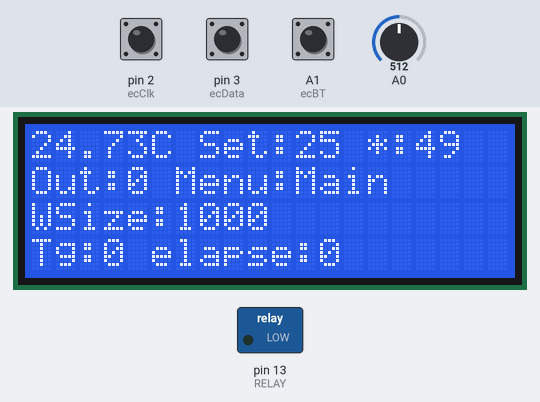
This sketch was run on a simulated Arduino Uno, built with avr-gcc and run on an emulated ATmega328P. Parts: 20×4 character LCD, switched loads named in the sketch (green lamp = pin HIGH). Dashed ring = blinking. Inputs (shaded band) come from the test bench; at power-on: A1 (ecBT) HIGH, A0 = 512, pin 2 (ecClk) HIGH, pin 3 (ecData) HIGH. What the sketch prints to the serial monitor is not drawn.

Above: at 1.6 s.
1.7 s: A1 (ecBT) pulled LOW for 3.2 s
At 5.4 s:
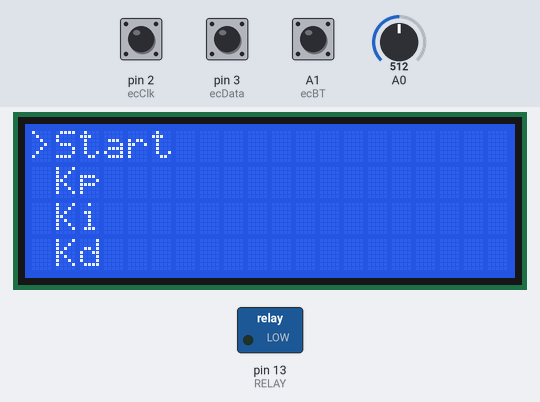
5.5 s: A1 (ecBT) pulled LOW for 1 s
At 6.78 s:
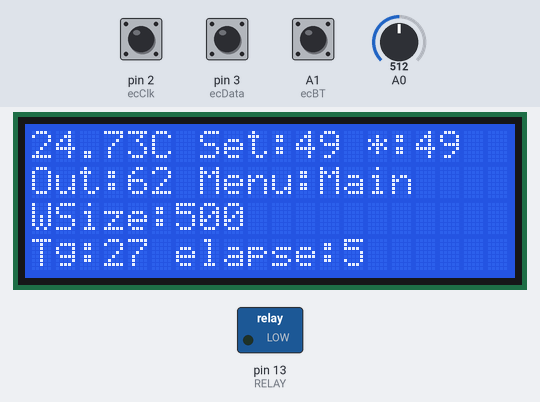
7.1 s: A0 set to 643
At 8.9 s:
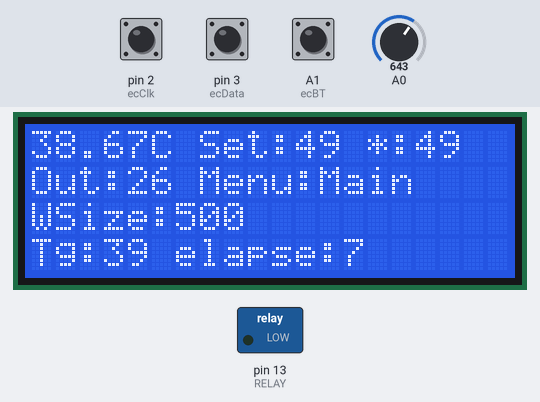
9.0 s: A0 set to 669
At 10.1 s:
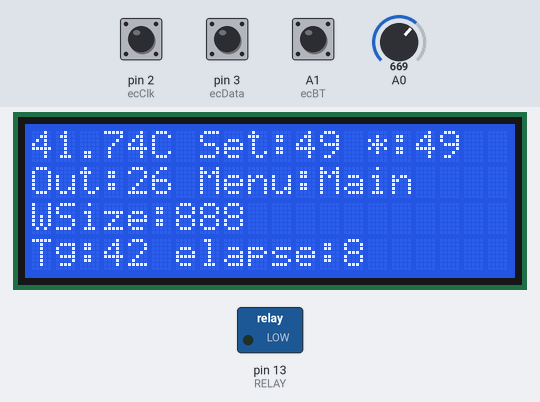
11.0 s: pin 2 (ecClk) pulled LOW for 1 s
At 11.9 s:
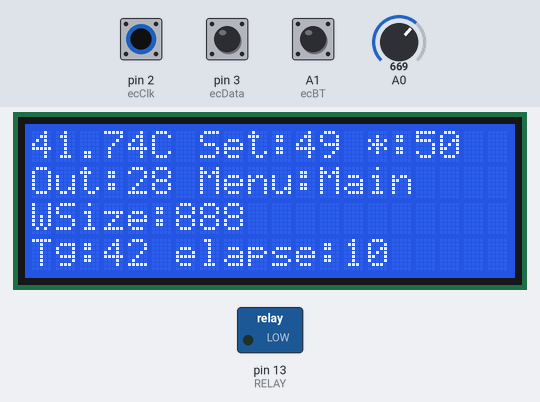
12.6 s: A1 (ecBT) pulled LOW for 0.15 s
At 14.5 s:
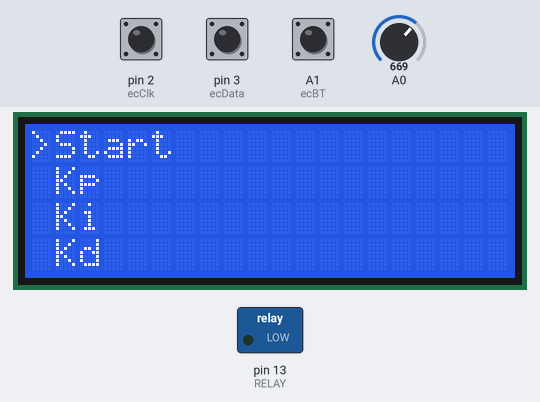
Timing chart, 0 to 16.7 s (numbered marks = the images above; inputs shaded):
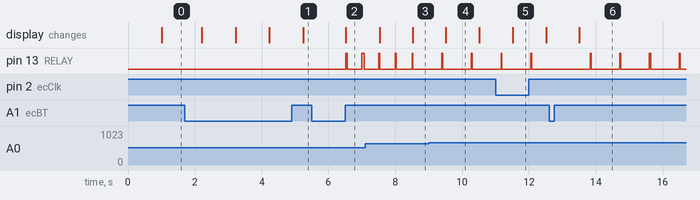

The sketch:

tempPID.ino
```cpp
#include<LiquidCrystal.h>
const int rs = 12, en = 11, d4 = 7, d5 = 6, d6 = 5, d7 = 4;
LiquidCrystal lcd(rs, en, d4, d5, d6, d7);

#define seconds(x) (x * 1000) //x seconds
#define RELAY 13


//Temperature sensor
#define Hotend(x) uint8_t(x)  //x = Anolog 0 ~ 5
int Vo;
float R1 = 10000;
float logR2, R2, T, Tc, Tf;
float c1 = 1.009249522e-03, c2 = 2.378405444e-04, c3 = 2.019202697e-07;

//LCD
#define ecClk 2
#define ecData 3
#define ecBT A1
double lcdDisplayCounter = 0;// ms
bool RefreshLCD = 0;
int m_w;
int ecRotState=1;//encoder A,B pins stop at HIGH
int ecRotLastState;
float ecCounter;
bool ecBtPushed = 0;


//menu
String menu="Main";
String menuPID[]= { "Start", "Kp","Ki", "Kd" ,"WindowSize","SampleTime","BackMain","Back"};
float itemIndex;
String raw[4];

//PID
double Setpoint, Output ,currentTemp;
double Kp=0, Ki=0, Kd=0;
int WindowSize = 1000;
unsigned long windowStartTime;
int SampleTime = 100;
unsigned long lastTime;
double pErr, iErr, dErr, lastErr, temp_dState;
float ecVal;
//float sec = 1000;
float targetPoint, nextTargetTime, period, tempStep=0 ,elapse=0.0;
bool pidRun=0;

void setup() {
  Serial.begin(9600);
  lcd.begin(20, 4);
  pinMode(Hotend(0), INPUT);
  pinMode(RELAY, OUTPUT);
  pinMode(ecBT, INPUT_PULLUP);
  pinMode(ecClk, INPUT_PULLUP);
  pinMode(ecData, INPUT_PULLUP);

  //setPid(50,1.125,160);//45
  setPid(20,1.06,50);//45
  Setpoint = 25;
  ecVal = 50;
  menu = "Main";

  }

void loop(){
  menuSelect(menu);

 // isBtPush();//Reset some values
  double Input = getTemp(Hotend(0));//A0
  currentTemp = Input;

  if (pidRun){
      targetPoint = nextTemperature(currentTemp);

      Compute(targetPoint, Input);

      pidCtrl();
    }

  lcdDisplay();

  }

void menuSelect(String m){
  ecRotState = digitalRead(ecClk);
  if ( ecRotState!=ecRotLastState ){
    if( digitalRead(ecData)!= ecRotState  ){
      ecCounter = 0.5;// Run two times when rotary turned a tick
    }
    else {
      ecCounter = -0.5;
    }

    if ( m == "Main"){ecVal += ecCounter;}
    else if ( m == "menuPID"){itemIndex += ecCounter;}
    else if( m == "Start" ){ecVal += ecCounter;}
    else if ( m == "Kp" ){Kp += ecCounter;}
    else if ( m == "Ki" ){Ki += ecCounter * 0.01;}
    else if( m == "Kd" ){Kd += ecCounter;}
    else if ( m == "WindowSize" ){WindowSize += ecCounter * 100;}
    else if ( m == "SampleTime" ){SampleTime += ecCounter * 10;}
    ecRotLastState = ecRotState;
    if (ecCounter ==1 || ecCounter ==-1 ){ecCounter=0;}
  }


   if (digitalRead(ecBT)==0 && m=="Main"){
      menu = "menuPID";
      delay(500);//ecBT debounce
   }
   //submenu
  if ( m == "menuPID" ){
    uint8_t elements = sizeof(menuPID)/sizeof(menuPID[0]);
    itemIndex =  itemIndex > elements? 0:abs(itemIndex);
    String allItem[elements];
    uint8_t selectedItem;
    //add '>' or space at each item
    for (int i= 0;i<elements;i++){
      if ((int)itemIndex==i){
        allItem[i] = '>' + menuPID[i];
        selectedItem = i;
      }
      else { allItem[i] = ' ' + menuPID[i]; }
      }
     //scroll item
     if ( 0<=selectedItem && selectedItem<=3){
      for(int i = 0;i<4 ;i++){
        raw[i] = allItem[i];
      }
     }
     if ( 4<=selectedItem && selectedItem<=7){
      for(int i = 0;i<4 ;i++){
        raw[i] = allItem[i+4];
      }
     }

  }

   if (digitalRead(ecBT)==0 && m=="menuPID"){
    uint8_t elements = sizeof(menuPID)/sizeof(menuPID[0]);
    for (int i= 0;i<elements;i++){
        //Serial.println(raw[i].charAt(0));
        if ( raw[i][0] == '>'  ){
          menu = raw[i].substring(1);
          Serial.println(menu);
        }
    }
    delay(500);//ecBT debounce
   }
   if (digitalRead(ecBT)==0 && m=="BackMain"){
      menu = "Main";
      delay(500);//ecBT debounce
   }
   if (digitalRead(ecBT)==0 && m=="Back"){
      menu = "menuPID";
      delay(500);//ecBT debounce
   }
   if (digitalRead(ecBT)==0 && m=="Kp"){
      menu = "menuPID";
      delay(500);//ecBT debounce
   }

   if (digitalRead(ecBT)==0 && m=="Ki"){
      menu = "menuPID";
      delay(500);//ecBT debounce
   }
   if (digitalRead(ecBT)==0 && m=="Kd"){
      menu = "menuPID";
      delay(500);//ecBT debounce
   }
  if (digitalRead(ecBT)==0 && m=="WindowSize"){
      menu = "menuPID";
      delay(500);//ecBT debounce
   }
   if (digitalRead(ecBT)==0 && m=="SampleTime"){
      menu = "menuPID";
      delay(500);//ecBT debounce
   }

   if (digitalRead(ecBT)==0 && m=="Start"){
      menu = "Main";
      delay(500);//ecBT debounce    elapse = 0;
      WindowSize = 500; SampleTime = 50;
      tempStep = 3;//3
      pErr=0; iErr=0; dErr=0;
      //getTemp(Hotend(A0))
      targetPoint = getTemp(Hotend(0)) + tempStep;// nextTemperature
      Setpoint = ecVal;
      pidRun = 1;
   }

}


float nextTemperature(float currentTemp){
  if (currentTemp >= targetPoint && currentTemp < Setpoint ){

      targetPoint += tempStep;

      if ( currentTemp + 10 >= Setpoint && WindowSize <1600){
       int w_size =abs(Setpoint-currentTemp)*50;
        WindowSize+=w_size;
        SampleTime+=w_size;
        tempStep=1;
        if (WindowSize>1600)WindowSize = 1600;
        if (SampleTime>1000)SampleTime = 1000;
      }
    }
  if (targetPoint > Setpoint) targetPoint = Setpoint;
  return targetPoint;
}


void Compute(float targetPoint,float Input){
  unsigned long now = millis();
  double timeChange = now - lastTime;
  if ( timeChange >= SampleTime ){
    pErr = (targetPoint - Input);
    //iErr = constrain(iErr + pErr, -250, 250);
    iErr += pErr * timeChange/1000;//sec
    dErr =  (pErr - lastErr)/timeChange/1000;
    //dErr = Kd + (Kd*(temp_dState -Input)-Kd);
    Output = Kp * pErr + Ki * iErr + Kd * dErr;
    if (Output>WindowSize)Output = WindowSize;
    lastErr = pErr;
    lastTime = now;
    temp_dState = Input;
  }
}

void pidCtrl(){
   if (millis() - windowStartTime > WindowSize)
  { //time to shift the Relay Window
    windowStartTime += WindowSize;
  }
  m_w = millis() - windowStartTime;
  if (Output > m_w) {
    digitalWrite(RELAY, HIGH);
    //RefreshLCD = 1;
  }
  else digitalWrite(RELAY, LOW);

}


void setPid(double p, double i, double d){
  Kp = p; Ki = i; Kd = d;
}

double getTemp(uint8_t pin){
  Vo = analogRead(pin);
  R2 = R1 * (1023.0 / (float)Vo - 1.0);
  logR2 = log(R2);
  T = (1.0 / (c1 + c2*logR2 + c3*logR2*logR2*logR2));
  Tc = T - 273.15;
  //Tf = (Tc * 9.0)/ 5.0 + 32.0;
  return Tc;
  }


void lcdDisplay(){
  double now = millis();
    if (now-lcdDisplayCounter >= seconds(1) || RefreshLCD){
      if(menu=="Main" || menu=="BackMain"){
        lcd.clear();
        lcd.setCursor(0, 0);
        lcd.print(currentTemp);
        lcd.print("C");
        lcd.print(" Set:");
        lcd.print(int(Setpoint));
        lcd.print(" *:");
        lcd.print(int(ecVal));
        lcd.setCursor(0, 1);
        lcd.print("Out:");
        lcd.print(Output,0);
        lcd.print(" Menu:");
        lcd.print(menu);
        lcd.setCursor(0, 2);
        lcd.print("WSize:");
        lcd.print(WindowSize);
        lcd.setCursor(0, 3);
        lcd.print("Tg:");
        lcd.print((int)targetPoint);
        lcd.print(" elapse:");
        lcd.print(elapse,0);

        //Serial.print("\t");
        //Serial.print(" Output: ");
        //Serial.println(Output);
      }
      if(menu== "menuPID"){
        lcd.clear();
        lcd.setCursor(0, 0);
        lcd.print(raw[0]);
        lcd.setCursor(0, 1);
        lcd.print(raw[1]);
        //lcd.print(":");
        //lcd.print(Kp);
        lcd.setCursor(0,2);
        lcd.print(raw[2]);
        //lcd.print(":");
        //lcd.print(Ki);
        lcd.setCursor(0,3);
        lcd.print(raw[3]);
        //lcd.print(":");
        //lcd.print(Kd);
      }
      if(menu== "Back"){
        lcd.clear();
        lcd.setCursor(0, 1);
        lcd.print("BK");
        lcd.print("        Back");
      }
      if(menu== "Kp"){
        lcd.clear();
        lcd.setCursor(0, 1);
        lcd.print("Kp:");
        lcd.print(Kp);
        lcd.setCursor(0, 3);
        lcd.print("        Back");
      }
      if(menu== "Ki"){
        lcd.clear();
        lcd.setCursor(0, 1);
        lcd.print("Ki:");
        lcd.print(Ki);
        lcd.setCursor(0, 3);
        lcd.print("        Back");
      }
      if(menu== "Kd"){
        lcd.clear();
        lcd.setCursor(0, 1);
        lcd.print("Kd:");
        lcd.print(Kd);
        lcd.setCursor(0, 3);
        lcd.print("        Back");
      }
      if(menu== "WindowSize"){
        lcd.clear();
        lcd.setCursor(0, 1);
        lcd.print("WindowSize:");
        lcd.print(WindowSize);
        lcd.setCursor(0, 3);
        lcd.print("        Back");
      }
      if(menu== "SampleTime"){
        lcd.clear();
        lcd.setCursor(0, 1);
        lcd.print("SampleTime:");
        lcd.print(SampleTime);
        lcd.setCursor(0, 3);
        lcd.print("        Back");
      }
      if(menu== "Start"){
        lcd.clear();
        lcd.setCursor(0, 0);
        lcd.print(currentTemp);
        lcd.print("C");
        lcd.print(" Set:");
        lcd.print(int(Setpoint));
        lcd.print(" *:");
        lcd.print(int(ecVal));
        lcd.setCursor(0, 1);
        lcd.print("Kp:");
        lcd.print(Kp,0);
        lcd.print(" Kd:");
        lcd.print(Kd,0);
        lcd.setCursor(0, 2);
        lcd.print("Ki:");
        lcd.print(Ki,3);
      }

      Serial.print("Tc: ");
      Serial.println(currentTemp);

      if (!RefreshLCD)elapse++;
        RefreshLCD = 0;
        lcdDisplayCounter = now;

    }

  }
```

Measured:
- the behaviour switches between 650 and 651 on A0 (found by bisection; images 3 and 4)
- after the input at 1.7 s, the display: first changes after 0.50 s (image 1 shows a later state)
- after the input at 5.5 s, the display: changes after 1.0 s (image 2)
- after the input at 9.0 s, pin 13 (RELAY): alternates HIGH for 0.03 s and LOW for 0.86 s, starting after 0.39 s
- after the input at 12.6 s, the display: changes after 0.91 s (image 6)
- by itself, pin 13 (RELAY): alternates HIGH for 0.02 s and LOW for 0.47 s
- what the display in image 4 shows lasts 1.0 s, from 9.5 s to 10.5 s
